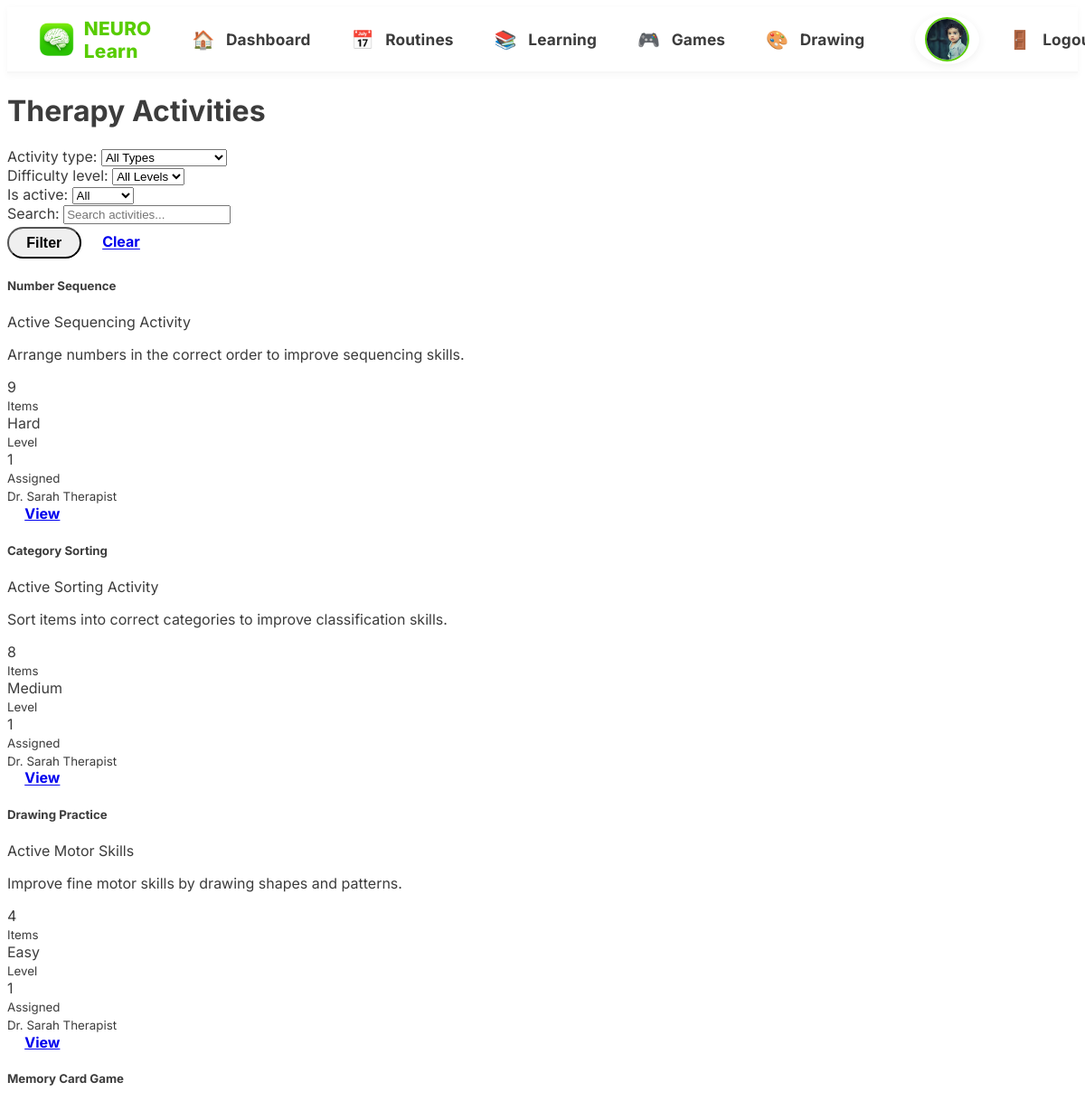
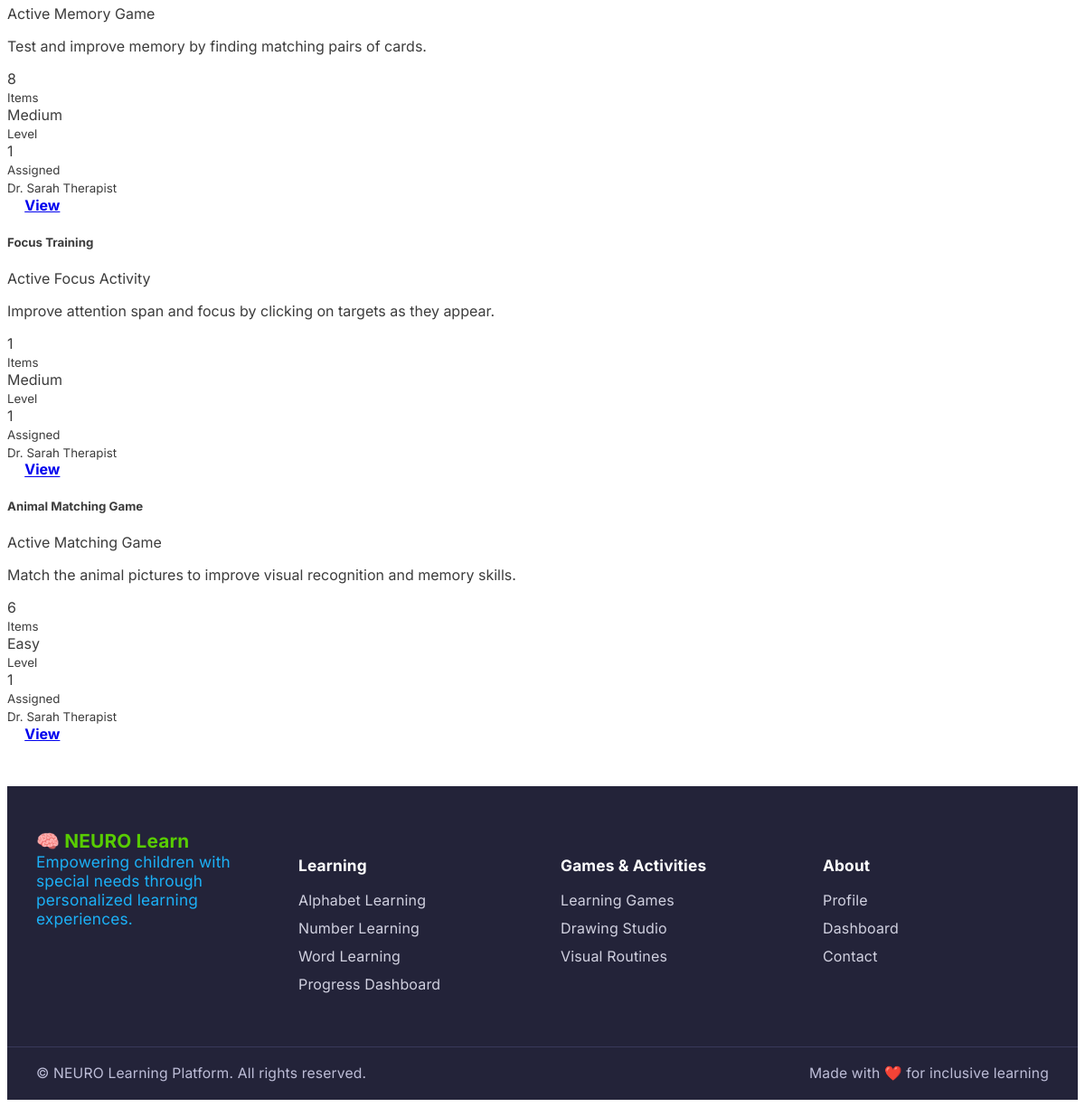
/therapy/ (signed in), run on the app's committed database (2 pictures, top to bottom).
### apps/users/models.py (models this page shows, shortened)
class CustomUser(AbstractUser):
    class UserRole(models.TextChoices):
        PARENT = 'parent', _('Parent')
        THERAPIST = 'therapist', _('Therapist')
        TEACHER = 'teacher', _('Teacher')
        CHILD = 'child', _('Child')
    email = models.EmailField(_('email address'), unique=True)
    role = models.CharField(
        max_length=20,
        choices=UserRole.choices,
        default=UserRole.PARENT,
        help_text=_('User role in the system')
    )
    username = models.CharField(max_length=150, unique=True, blank=True, null=True)
    phone_number = models.CharField(max_length=15, blank=True, null=True)
    date_of_birth = models.DateField(blank=True, null=True)
    profile_picture = models.ImageField(upload_to='profile_pics/', blank=True, null=True)
    USERNAME_FIELD = 'email'
    REQUIRED_FIELDS = ['username', 'role']
    class Meta:
        verbose_name = _('user')
        verbose_name_plural = _('users')
    def get_full_name(self):
        return f"{self.first_name} {self.last_name}".strip() or self.email

### apps/therapy/models.py (models this page shows, shortened)
class TherapyActivity(models.Model):
    class ActivityType(models.TextChoices):
        MATCHING = 'matching', _('Matching Game')
        FOCUS = 'focus', _('Focus Activity')
        MEMORY = 'memory', _('Memory Game')
        MOTOR = 'motor', _('Motor Skills')
        SORTING = 'sorting', _('Sorting Activity')
        SEQUENCING = 'sequencing', _('Sequencing Activity')
    class DifficultyLevel(models.TextChoices):
        EASY = 'easy', _('Easy')
        MEDIUM = 'medium', _('Medium')
        HARD = 'hard', _('Hard')
    title = models.CharField(max_length=200)
    description = models.TextField()
    activity_type = models.CharField(
        max_length=20,
        choices=ActivityType.choices,
        default=ActivityType.MATCHING
    )
    difficulty_level = models.CharField(
        max_length=10,
        choices=DifficultyLevel.choices,
        default=DifficultyLevel.EASY
    )
    instructions = models.TextField(help_text=_('Instructions for the child'))
    created_by = models.ForeignKey(
        settings.AUTH_USER_MODEL,
        on_delete=models.CASCADE,
        related_name='created_activities',
        limit_choices_to={'role__in': ['therapist', 'teacher']}
    )
    is_active = models.BooleanField(default=True)
    created_at = models.DateTimeField(auto_now_add=True)
    updated_at = models.DateTimeField(auto_now=True)
    class Meta:
        ordering = ['-created_at']
        verbose_name_plural = 'Therapy activities'

### apps/therapy/views.py (the view)
# urls.py: path('', views.activity_list, name='activity_list'),
@login_required
def activity_list(request):
    user = request.user
    if user.role == 'child':
        activities = TherapyActivity.objects.filter(
            assignments__child=user,
            assignments__is_completed=False
        ).distinct()
    elif user.role == 'parent':
        children = user.parent_profile.children.all()
        child_users = [child.user for child in children]
        activities = TherapyActivity.objects.filter(
            assignments__child__in=child_users
        ).distinct()
    elif user.role in ['therapist', 'teacher']:
        activities = TherapyActivity.objects.filter(created_by=user)
    else:
        activities = TherapyActivity.objects.none()
    filter_form = ActivityFilterForm(request.GET)
    if filter_form.is_valid():
        if filter_form.cleaned_data.get('activity_type'):
            activities = activities.filter(
                activity_type=filter_form.cleaned_data['activity_type']
            )
        if filter_form.cleaned_data.get('difficulty_level'):
            activities = activities.filter(
                difficulty_level=filter_form.cleaned_data['difficulty_level']
            )
        if filter_form.cleaned_data.get('is_active'):
            is_active_value = filter_form.cleaned_data['is_active']
            if is_active_value in ['True', 'False']:
                activities = activities.filter(
                    is_active=(is_active_value == 'True')
                )
        if filter_form.cleaned_data.get('search'):
            search_term = filter_form.cleaned_data['search']
            activities = activities.filter(
                Q(title__icontains=search_term) |
                Q(description__icontains=search_term)
            )
    context = {
        'activities': activities,
        'filter_form': filter_form,
        'user_role': user.role
    }
    return render(request, 'therapy/activity_list.html', context)

### templates/therapy/activity_list.html (shortened to what this page needs)
{% extends 'base.html' %}
{% load static %}
{% block content %}
<div class="container-fluid">
    <div class="row">
        <div class="col-12">
            <div class="d-flex justify-content-between align-items-center mb-4">
                <h1 class="h3 mb-0">
                    Therapy Activities
                </h1>
            </div>
            <div class="card shadow-sm border-0 mb-4">
                <div class="card-body">
                    <form method="get" class="row g-3">
                        <div class="col-md-3">
                            {{ filter_form.activity_type.label_tag }}
                            {{ filter_form.activity_type }}
                        </div>
                        <div class="col-md-3">
                            {{ filter_form.difficulty_level.label_tag }}
                            {{ filter_form.difficulty_level }}
                        </div>
                        <div class="col-md-3">
                            {{ filter_form.is_active.label_tag }}
                            {{ filter_form.is_active }}
                        </div>
                        <div class="col-md-3">
                            {{ filter_form.search.label_tag }}
                            {{ filter_form.search }}
                        </div>
                        <div class="col-12">
                            <button type="submit" class="btn btn-primary me-2">
                                Filter
                            </button>
                            <a href="{% url 'therapy:activity_list' %}" class="btn btn-outline-secondary">
                                Clear
                            </a>
                        </div>
                    </form>
                </div>
            </div>
            {% if activities %}
            <div class="row">
                {% for activity in activities %}
                <div class="col-lg-4 col-md-6 mb-4">
                    <div class="card h-100 shadow-sm border-0">
                        <div class="card-body">
                            <div class="d-flex justify-content-between align-items-start mb-3">
                                <h5 class="card-title mb-0">{{ activity.title }}</h5>
                                <div class="d-flex gap-1">
                                    <span class="badge bg-{% if activity.is_active %}success{% else %}secondary{% endif %}">
                                        {% if activity.is_active %}Active{% else %}Inactive{% endif %}
                                    </span>
                                    <span class="badge bg-info">{{ activity.get_activity_type_display }}</span>
                                </div>
                            </div>
                            <p class="card-text text-muted small">{{ activity.description|truncatewords:15 }}</p>
                            <div class="row text-center mb-3">
                                <div class="col-4">
                                    <div class="text-primary fw-bold">{{ activity.items.count }}</div>
                                    <small class="text-muted">Items</small>
                                </div>
                                <div class="col-4">
                                    <div class="text-warning fw-bold">{{ activity.get_difficulty_level_display }}</div>
                                    <small class="text-muted">Level</small>
                                </div>
                                <div class="col-4">
                                    <div class="text-info fw-bold">{{ activity.assignments.count }}</div>
                                    <small class="text-muted">Assigned</small>
                                </div>
                            </div>
                            <div class="d-flex justify-content-between align-items-center">
                                <small class="text-muted">
                                    {{ activity.created_by.get_full_name }}
                                </small>
                                <div class="d-flex gap-1">
                                    <a href="{% url 'therapy:activity_detail' activity.id %}" class="btn btn-outline-primary btn-sm">
                                        View
                                    </a>
                                </div>
                            </div>
                        </div>
                    </div>
                </div>
                {% endfor %}
            </div>
            {% endif %}
        </div>
    </div>
</div>
{% endblock %}

### templates/base.html (shortened to what this page needs)
<!DOCTYPE html>
<html lang="en">
<head>
    {% load static %}
    <link rel="stylesheet" href="/static/css/child_dashboard_duolingo.css">
    <link rel="stylesheet" href="/static/css/duo_header_footer.css">
</head>
<body>
    <header class="duo-header">
        <div class="container-fluid d-flex align-items-center justify-content-between py-2">
            <div class="d-flex align-items-center">
                <a href="/dashboard/" class="duo-logo-link">
                    <img src="{% static 'img/green_brain_icon.png' %}" alt="NEURO Learn Logo" class="duo-logo" style="width:2.8rem; height:2.8rem; object-fit:contain; vertical-align:middle;">
                    <span class="duo-brand">NEURO Learn</span>
                </a>
            </div>
            <nav class="duo-nav d-flex align-items-center">
                <a href="/dashboard/" class="duo-nav-link" title="Dashboard"><span class="duo-nav-icon">🏠</span><span class="duo-nav-label">Dashboard</span></a>
                <a href="/routines/" class="duo-nav-link" title="My Routines"><span class="duo-nav-icon">📅</span><span class="duo-nav-label">Routines</span></a>
                <a href="/learning/" class="duo-nav-link" title="Learning"><span class="duo-nav-icon">📚</span><span class="duo-nav-label">Learning</span></a>
                <a href="/games/" class="duo-nav-link" title="Games"><span class="duo-nav-icon">🎮</span><span class="duo-nav-label">Games</span></a>
                <a href="/drawing/" class="duo-nav-link" title="Drawing"><span class="duo-nav-icon">🎨</span><span class="duo-nav-label">Drawing</span></a>
                <a href="/profile/" class="duo-nav-link duo-avatar-link ms-3" title="Profile">
                    {% if user.profile_picture %}
                        <img src="{{ user.profile_picture.url }}" alt="Profile" class="duo-avatar-img" style="background: none; box-shadow: none;">
                    {% else %}
                        <span class="duo-avatar">{{ user.first_name|default:user.username|first|upper }}</span>
                    {% endif %}
                </a>
                <a href="/logout/" class="duo-nav-link ms-3" title="Logout">
                    <span class="duo-nav-icon">🚪</span>
                    <span class="duo-nav-label">Logout</span>
                </a>
            </nav>
        </div>
    </header>
    <main>
        {% block content %}{% endblock %}
    </main>
    <footer class="duo-footer mt-5">
        <div class="duo-footer-main">
            <div class="duo-footer-col">
                <div class="duo-footer-logo">🧠 NEURO Learn</div>
                <div class="duo-footer-slogan">Empowering children with special needs through personalized learning experiences.</div>
            </div>
            <div class="duo-footer-col">
                <h5>Learning</h5>
                <ul class="duo-footer-links">
                    <li><a href="/learning/alphabet/">Alphabet Learning</a></li>
                    <li><a href="/learning/numbers/">Number Learning</a></li>
                    <li><a href="/learning/words/">Word Learning</a></li>
                    <li><a href="/learning/progress/">Progress Dashboard</a></li>
                </ul>
            </div>
            <div class="duo-footer-col">
                <h5>Games & Activities</h5>
                <ul class="duo-footer-links">
                    <li><a href="/games/">Learning Games</a></li>
                    <li><a href="/drawing/">Drawing Studio</a></li>
                    <li><a href="/routines/">Visual Routines</a></li>
                </ul>
            </div>
            <div class="duo-footer-col">
                <h5>About</h5>
                <ul class="duo-footer-links">
                    <li><a href="/profile/">Profile</a></li>
                    <li><a href="/dashboard/">Dashboard</a></li>
                    <li><a href="#">Contact</a></li>
                </ul>
            </div>
        </div>
        <div class="duo-footer-bottom">
            <span>© {{ now|date:'Y' }} NEURO Learning Platform. All rights reserved.</span>
            <span>Made with ❤️ for inclusive learning</span>
        </div>
    </footer>
</body>
</html>

### data on the page
CustomUser: profile_picture (picture)
TherapyActivity: title "Number Sequence", is_active "Active", activity_type "Sequencing Activity", description "Arrange numbers in the correct order to improve sequencing skills.", items.count "9", difficulty_level "Hard", assignments.count "1", created_by.get_full_name "Dr. Sarah Therapist"
TherapyActivity: title "Category Sorting", is_active "Active", activity_type "Sorting Activity", description "Sort items into correct categories to improve classification skills.", items.count "8", difficulty_level "Medium", assignments.count "1", created_by.get_full_name "Dr. Sarah Therapist"
TherapyActivity: title "Drawing Practice", is_active "Active", activity_type "Motor Skills", description "Improve fine motor skills by drawing shapes and patterns.", items.count "4", difficulty_level "Easy", assignments.count "1", created_by.get_full_name "Dr. Sarah Therapist"
TherapyActivity: title "Memory Card Game", is_active "Active", activity_type "Memory Game", description "Test and improve memory by finding matching pairs of cards.", items.count "8", difficulty_level "Medium", assignments.count "1", created_by.get_full_name "Dr. Sarah Therapist"
TherapyActivity: title "Focus Training", is_active "Active", activity_type "Focus Activity", description "Improve attention span and focus by clicking on targets as they appear.", items.count "1", difficulty_level "Medium", assignments.count "1", created_by.get_full_name "Dr. Sarah Therapist"
TherapyActivity: title "Animal Matching Game", is_active "Active", activity_type "Matching Game", description "Match the animal pictures to improve visual recognition and memory skills.", items.count "6", difficulty_level "Easy", assignments.count "1", created_by.get_full_name "Dr. Sarah Therapist"

### other printed values
{{ filter_form.activity_type.label_tag }} "Activity type:"
{{ filter_form.difficulty_level.label_tag }} "Difficulty level:"
{{ filter_form.is_active.label_tag }} "Is active:"
{{ filter_form.search.label_tag }} "Search:"
